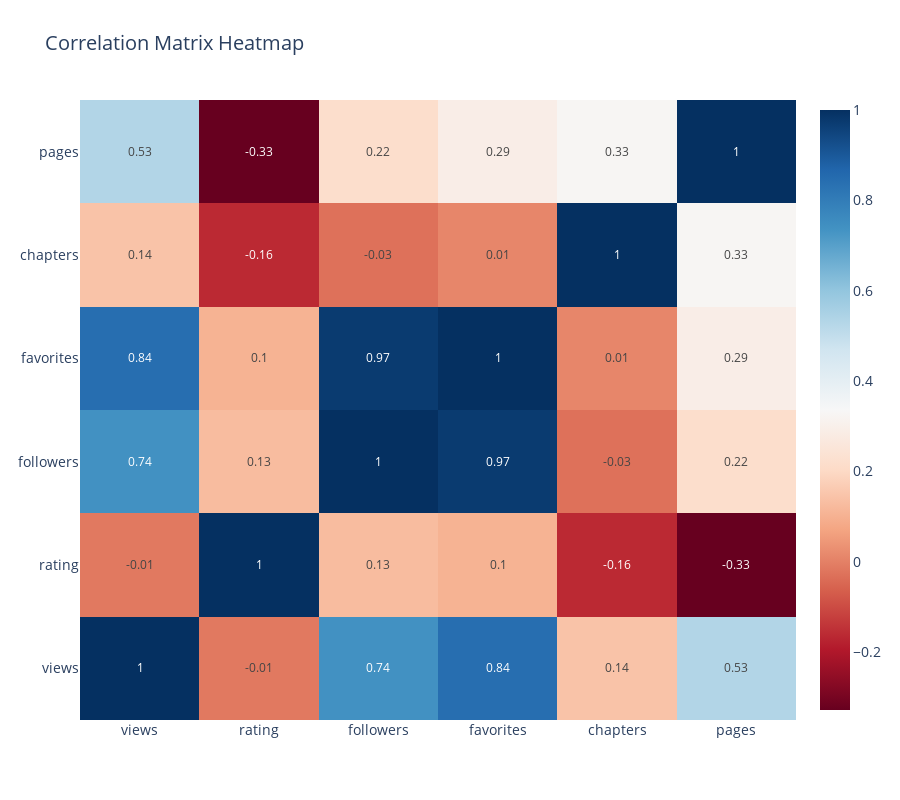

This figure's notebook cell:
### Markdown cell above
## Correlation Analysis

Let's analyze the relationships between different numerical features in our dataset. We'll use both a correlation matrix heatmap and a pairplot to visualize these relationships.

### Code cell
# Calculate correlation matrix
correlation_matrix = df[key_metrics].corr()

# Create correlation heatmap using plotly
fig = go.Figure(data=go.Heatmap(
    z=correlation_matrix,
    x=correlation_matrix.columns,
    y=correlation_matrix.columns,
    text=np.round(correlation_matrix, 2),
    texttemplate='%{text}',
    textfont={"size": 12},
    hoverongaps=False,
    colorscale='RdBu'
))

fig.update_layout(
    title='Correlation Matrix Heatmap',
    height=800,
    width=900,
    font=dict(size=14)
)
fig.show()

# Print strongest correlations
print("\nStrongest Correlations:")
corr_pairs = []

# Extract values from correlation matrix
for i, metric1 in enumerate(key_metrics):
    for j, metric2 in enumerate(key_metrics):
        if i < j:  # Avoid duplicate pairs and diagonals
            corr_value = correlation_matrix.loc[metric1, metric2]
            # Make sure we're working with a float
            if isinstance(corr_value, (int, float)) and abs(float(corr_value)) > 0.5:
                corr_pairs.append((metric1, metric2, float(corr_value)))

# Sort by correlation strength and print
for metric1, metric2, corr in sorted(corr_pairs, key=lambda x: abs(x[2]), reverse=True):
    print(f"{metric1:>8} vs {metric2:<8}: {corr:>6.3f}")

### Figure 1 — Plotly figure (JSON) as saved in the notebook; plotly's stock layout.template omitted (floating-point values rounded to 4 significant figures)
{"data": [{"colorscale": [[0, "rgb(103,0,31)"], [0.1, "rgb(178,24,43)"], [0.2, "rgb(214,96,77)"], [0.3, "rgb(244,165,130)"], [0.4, "rgb(253,219,199)"], [0.5, "rgb(247,247,247)"], [0.6, "rgb(209,229,240)"], [0.7, "rgb(146,197,222)"], [0.8, "rgb(67,147,195)"], [0.9, "rgb(33,102,172)"], [1, "rgb(5,48,97)"]], "hoverongaps": false, "text": [[1.0, -0.01, 0.74, 0.84, 0.14, 0.53], [-0.01, 1.0, 0.13, 0.1, -0.16, -0.33], [0.74, 0.13, 1.0, 0.97, -0.03, 0.22], [0.84, 0.1, 0.97, 1.0, 0.01, 0.29], [0.14, -0.16, -0.03, 0.01, 1.0, 0.33], [0.53, -0.33, 0.22, 0.29, 0.33, 1.0]], "textfont": {"size": 12}, "texttemplate": "%{text}", "type": "heatmap", "x": ["views", "rating", "followers", "favorites", "chapters", "pages"], "y": ["views", "rating", "followers", "favorites", "chapters", "pages"], "z": [[1.0, -0.01472, 0.7391, 0.8439, 0.1437, 0.5345], [-0.01472, 1.0, 0.1268, 0.1038, -0.1634, -0.3282], [0.7391, 0.1268, 1.0, 0.974, -0.02892, 0.2164], [0.8439, 0.1038, 0.974, 1.0, 0.01061, 0.2906], [0.1437, -0.1634, -0.02892, 0.01061, 1.0, 0.3262], [0.5345, -0.3282, 0.2164, 0.2906, 0.3262, 1.0]]}], "layout": {"font": {"size": 14}, "height": 800, "title": {"text": "Correlation Matrix Heatmap"}, "width": 900}}
